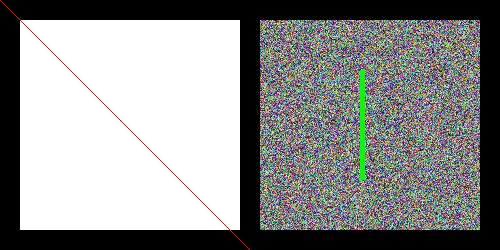
#> input picture input_image.jpg, 500 x 250 px
$ python -i element_detector_processor.py   (imports and definitions only)
#> lines starting #> are read from the running program, lines starting #| are printed output that depends on the picture; after the words box and inside, x2 and y2 are one past the last pixel; in counts of white or black regions, pixels touching at a corner belong together
import cv2
import numpy as np

class ImageProcessor:
    def __init__(self):
        # Initialize parameters with default values
        self.blur_value = 5
        self.min_area = 500
        self.max_area = 50000
        self.canny_low = 50
        self.canny_high = 150
        self.edge_dilation = 3
        self.edge_erosion = 1
        self.kernel_size = 3
        self.enable_merge = True
        self.height_tolerance = 0.3
        self.vertical_tolerance = 0.5
        self.horizontal_gap_ratio = 1.0
        self.enable_vertical_merge = False
        self.left_align_tolerance = 0.1
        self.paragraph_height_tolerance = 0.4
        self.vertical_gap_ratio = 0.5
        self.enable_alignment_lines = True
        self.align_left_tol = 10
        self.align_right_tol = 10
        self.align_top_tol = 10
        self.align_bottom_tol = 10
        self.align_center_x_tol = 10
        self.align_center_y_tol = 10

    def process_image(self, original_image):
        """
        Performs the core image processing: grayscale conversion, blurring, Canny edge detection,
        morphological operations, contour finding, bounding box generation, merging,
        and finally drawing bounding boxes and alignment lines.
        """
        if original_image is None:
            return None, []

        # Create a copy to work with, so original image is not modified
        image = original_image.copy()

        # Convert to grayscale for edge detection
        gray = cv2.cvtColor(image, cv2.COLOR_BGR2GRAY)

        # Apply Gaussian blur to smooth the image and reduce noise
        blur_size = max(1, int(self.blur_value))
        if blur_size % 2 == 0:  # Ensure kernel size is odd for GaussianBlur
            blur_size += 1
        blurred = cv2.GaussianBlur(gray, (blur_size, blur_size), 0)

        # Canny edge detection to find strong and weak edges
        edges = cv2.Canny(blurred, self.canny_low, self.canny_high)

        # Morphological operations (dilation and erosion) on edges
        kernel_size = max(1, int(self.kernel_size))
        if kernel_size % 2 == 0:  # Ensure kernel size is odd for getStructuringElement
            kernel_size += 1
        kernel = cv2.getStructuringElement(cv2.MORPH_RECT, (kernel_size, kernel_size))

        if self.edge_dilation > 0:
            edges = cv2.dilate(edges, kernel, iterations=self.edge_dilation)
        if self.edge_erosion > 0:
            edges = cv2.erode(edges, kernel, iterations=self.edge_erosion)

        # Find contours from the processed edges
        contours, _ = cv2.findContours(edges, cv2.RETR_EXTERNAL, cv2.CHAIN_APPROX_SIMPLE)

        # Get bounding boxes for detected contours
        boxes = []
        for contour in contours:
            area = cv2.contourArea(contour)
            # Filter contours by area to exclude very small noise or very large irrelevant regions
            if self.min_area <= area <= self.max_area:
                x, y, w, h = cv2.boundingRect(contour)
                boxes.append((x, y, w, h))

        # Merge horizontally aligned text boxes if enabled
        if self.enable_merge:
            boxes = self.merge_text_boxes(boxes)

        # Merge vertically aligned paragraphs if enabled
        if self.enable_vertical_merge:
            boxes = self.merge_paragraphs(boxes)

        # Draw bounding boxes on the image
        for x, y, w, h in boxes:
            cv2.rectangle(image, (x, y), (x + w, y + h), (0, 0, 255), 2)  # Red bounding boxes

        # Draw alignment lines if the feature is enabled
        if self.enable_alignment_lines:
            self.draw_alignment_lines(image, boxes)

        return image, boxes

    def merge_text_boxes(self, boxes):
        """Merge bounding boxes that are likely part of the same text line."""
        if not boxes:
            return boxes

        # Sort boxes by y-coordinate (top to bottom) to process lines sequentially
        boxes = sorted(boxes, key=lambda b: b[1])
        merged = []  # List to hold the merged boxes

        for current_box in boxes:
            x1, y1, w1, h1 = current_box

            merged_with_existing = False
            # Try to merge the current box with any already merged box
            for i, merged_box in enumerate(merged):
                x2, y2, w2, h2 = merged_box

                # Calculate height similarity: ratio of smaller height to larger height
                height_ratio = min(h1, h2) / max(h1, h2) if max(h1, h2) > 0 else 0

                # Calculate vertical alignment based on center Y coordinates
                center1_y = y1 + h1 / 2
                center2_y = y2 + h2 / 2
                max_height = max(h1, h2)
                vertical_distance = abs(center1_y - center2_y)
                # Vertical alignment is 1 if centers are perfectly aligned, decreases with distance
                vertical_alignment = 1 - (vertical_distance / max_height) if max_height > 0 else 0

                # Calculate horizontal gap between boxes
                right_edge1 = x1 + w1
                right_edge2 = x2 + w2
                left_edge1 = x1
                left_edge2 = x2

                horizontal_gap = float('inf')
                if right_edge2 < left_edge1:  # merged_box is to the left of current_box
                    horizontal_gap = left_edge1 - right_edge2
                elif right_edge1 < left_edge2:  # current_box is to the left of merged_box
                    horizontal_gap = left_edge2 - right_edge1
                else:  # boxes overlap horizontally
                    horizontal_gap = 0

                # Calculate maximum allowed horizontal gap based on height and user ratio
                max_allowed_gap = max_height * self.horizontal_gap_ratio

                # Check all merging conditions
                if (height_ratio >= (1 - self.height_tolerance)) and vertical_alignment >= (1 - self.vertical_tolerance) and horizontal_gap <= max_allowed_gap:

                    # Merge the boxes by taking the min/max of their coordinates
                    new_x = min(x1, x2)
                    new_y = min(y1, y2)
                    new_right = max(x1 + w1, x2 + w2)
                    new_bottom = max(y1 + h1, y2 + h2)
                    new_w = new_right - new_x
                    new_h = new_bottom - new_y

                    merged[i] = (new_x, new_y, new_w, new_h)  # Update the merged box
                    merged_with_existing = True
                    break  # Stop checking once merged

            if not merged_with_existing:
                merged.append(current_box)  # If no merge occurred, add as a new box

        return merged

    # [66 lines left out: function merge_paragraphs, not called in this run]

    def _get_alignment_groups(self, coords, tolerance):
        """Helper function to group coordinates that are within a given tolerance."""
        if not coords:
            return []

        aligned_groups = []
        # Sort coordinates to make grouping easier
        sorted_coords = sorted(coords)

        for coord in sorted_coords:
            found_group = False
            for group in aligned_groups:
                # Check if the current coordinate is close to the reference point of an existing group
                if abs(coord - group[0]) <= tolerance:
                    group.append(coord)
                    found_group = True
                    break
            if not found_group:
                # If no suitable group found, start a new group with the current coordinate
                aligned_groups.append([coord])
        return aligned_groups

    def draw_alignment_lines(self, image, boxes):
        """Draws alignment lines on the image based on detected bounding boxes."""
        if not boxes or image is None:
            return

        img_height, img_width, _ = image.shape

        # Define colors for different alignment lines (BGR format)
        COLOR_LEFT = (0, 255, 0)      # Green
        COLOR_RIGHT = (255, 255, 0)   # Cyan
        COLOR_TOP = (255, 0, 0)       # Blue
        COLOR_BOTTOM = (255, 0, 255)  # Magenta
        COLOR_CENTER_X = (0, 255, 255) # Yellow
        COLOR_CENTER_Y = (0, 165, 255) # Orange

        line_thickness = 1

        # Collect coordinates for each type of alignment from all bounding boxes
        left_coords = [x for x, y, w, h in boxes]
        right_coords = [x + w for x, y, w, h in boxes]
        top_coords = [y for x, y, w, h in boxes]
        bottom_coords = [y + h for x, y, w, h in boxes]
        center_x_coords = [x + w // 2 for x, y, w, h in boxes]
        center_y_coords = [y + h // 2 for x, y, w, h in boxes]

        # Draw lines for each alignment type
        for coords, tolerance, color, is_horizontal_line in [
            (left_coords, self.align_left_tol, COLOR_LEFT, False),
            (right_coords, self.align_right_tol, COLOR_RIGHT, False),
            (top_coords, self.align_top_tol, COLOR_TOP, True),
            (bottom_coords, self.align_bottom_tol, COLOR_BOTTOM, True),
            (center_x_coords, self.align_center_x_tol, COLOR_CENTER_X, False),
            (center_y_coords, self.align_center_y_tol, COLOR_CENTER_Y, True)
        ]:
            aligned_groups = self._get_alignment_groups(coords, tolerance)
            for group in aligned_groups:
                if len(group) > 1:  # Only draw if there are at least two aligned elements
                    avg_coord = int(np.mean(group))
                    if is_horizontal_line:
                        cv2.line(image, (0, avg_coord), (img_width, avg_coord), color, line_thickness)
                    else:
                        cv2.line(image, (avg_coord, 0), (avg_coord, img_height), color, line_thickness)

    # [60 lines left out: functions calculate_alignment_ratio, calculate_organization_score, not called in this run]

>>> import cv2
>>> picture = cv2.imread('input_image.jpg')
#> picture is the input picture: shape (250, 500, 3); mean B, G, R 140.6, 141.6, 140.6
>>> result = ImageProcessor().process_image(picture)
#> in process_image, `gray = cv2.cvtColor(image, cv2.COLOR_BGR2GRAY)`:
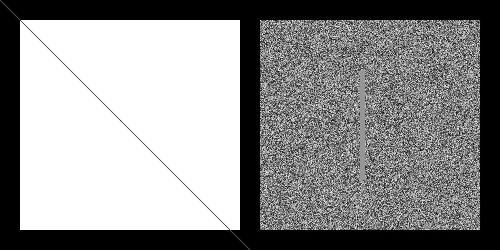
#> gray: shape (250, 500); min 0, max 255, mean 141.2
#> in process_image, `blurred = cv2.GaussianBlur(gray, (blur_size, blur_size), 0)`:
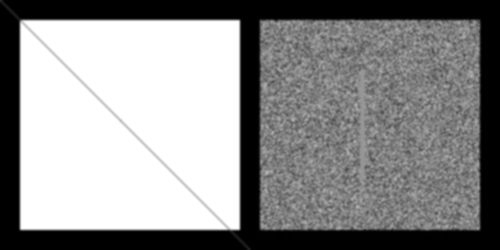
#> blurred: shape (250, 500); min 0, max 255, mean 141.2
#> in process_image, `edges = cv2.Canny(blurred, self.canny_low, self.canny_high)`:
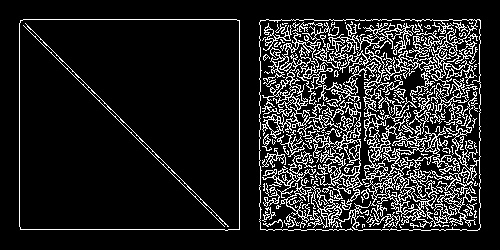
#> edges: shape (250, 500); 13.7% white in thin lines or dots, all inside (x1, y1, x2, y2) = (19, 19, 481, 231)
#> in process_image, `edges = cv2.dilate(edges, kernel, iterations=self.edge_dilation)`:
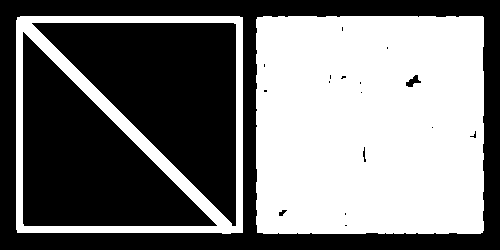
#> edges: shape (250, 500); 47% white; 2 white regions, box (x1, y1, x2, y2) and area: (256, 16, 484, 234) 49287, (16, 16, 243, 234) 9432
#> in process_image, `edges = cv2.erode(edges, kernel, iterations=self.edge_erosion)`:
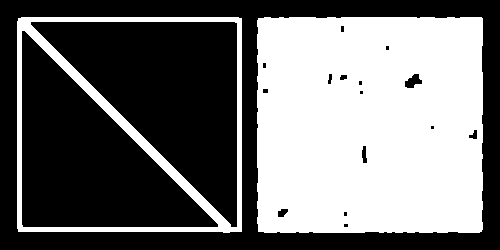
#> edges: shape (250, 500); 44% white; 2 white regions
#> in process_image, `contours, _ = cv2.findContours(edges, cv2.RETR_EXTERNAL, cv2.CHAIN_APP..`: contours = 2 contours; box (x1, y1, x2, y2) and area: (257, 17, 483, 233) 48092, (17, 17, 242, 233) 47932
#> the loop in process_image, `for contour in contours:` made 2 passes
#> (area, x, y, w, h) on passes 1 to 2: (48092.5, 257, 17, 226, 216), (47932, 17, 17, 225, 216)
#> after the loop in process_image, `for contour in contours:`: boxes = [(257, 17, 226, 216), (17, 17, 225, 216)]
#> the loop in merge_text_boxes, `for current_box in boxes:` made 2 passes
#> after the loop in merge_text_boxes, `for current_box in boxes:`: merged = [(17, 17, 466, 216)]
#> the loop in process_image, `for x, y, w, h in boxes:` made 1 pass
#> after the loop in process_image, `for x, y, w, h in boxes:`:
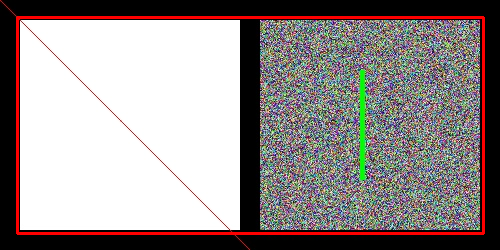
#> image: shape (250, 500, 3); 3.27% of pixels changed, all inside (x1, y1, x2, y2) = (16, 16, 485, 235)
#> in draw_alignment_lines, `left_coords = [x for x, y, w, h in boxes]`: left_coords = [17]
#> in draw_alignment_lines, `right_coords = [x + w for x, y, w, h in boxes]`: right_coords = [483]
#> in draw_alignment_lines, `top_coords = [y for x, y, w, h in boxes]`: top_coords = [17]
#> in draw_alignment_lines, `bottom_coords = [y + h for x, y, w, h in boxes]`: bottom_coords = [233]
#> in draw_alignment_lines, `center_x_coords = [x + w // 2 for x, y, w, h in boxes]`: center_x_coords = [250]
#> in draw_alignment_lines, `center_y_coords = [y + h // 2 for x, y, w, h in boxes]`: center_y_coords = [125]
#> the loop in draw_alignment_lines, `for coords, tolerance, color, is_horizontal_line in [ (left_coords, se..` made 6 passes
#> (coords, color, is_horizontal_line, sorted_coords in _get_alignment_groups, aligned_groups) on passes 1 to 6: ([17], (0, 255, 0), False, [17], [[17]]), ([483], (255, 255, 0), False, [483], [[483]]), ([17], (255, 0, 0), True, [17], [[17]]), ([233], (255, 0, 255), True, [233], [[233]]), ([250], (0, 255, 255), False, [250], [[250]]), ([125], (0, 165, 255), True, [125], [[125]])
